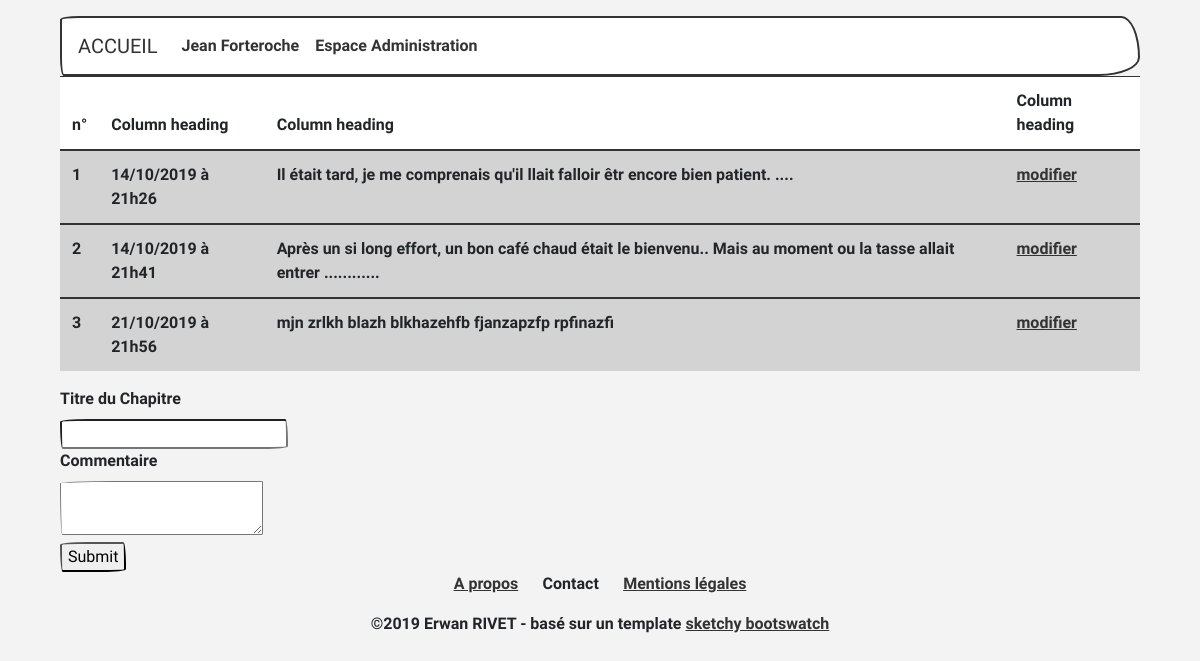
Screenshot of /index.php?action=admin with the database file from the repository.
### tables this page shows
CREATE TABLE IF NOT EXISTS `posts` (
  `id` int(11) NOT NULL AUTO_INCREMENT,
  `title` varchar(255) NOT NULL,
  `content` varchar(255) NOT NULL,
  `creation_date` datetime DEFAULT NULL,
  PRIMARY KEY (`id`)
);

### controller/frontend.php (called while the page is built, shortened)
<?php
require_once 'model/postManager.php';
function admin()
{
    $admin = new PostManager();
    $posts = $admin->getPostsAdmin();
    require 'view/admin/adminView.php';
}

### model/postManager.php (called while the page is built, shortened)
<?php
class PostManager extends Manager
{
    public function getPostsAdmin()
    {
        $db = $this->dbConnect();
        $req = $db->query('SELECT id, title, content, DATE_FORMAT(creation_date, \'%d/%m/%Y à %Hh%i\') AS creation_date_fr FROM posts ORDER BY id');
        return $req;
    }
    }

### view/admin/adminView.php (the view, shortened to what this page needs)
<table class="table table-hover">
  <thead>
    <tr>
      <th scope="col">n°</th>
      <th scope="col">Column heading</th>
      <th scope="col">Column heading</th>
      <th scope="col">Column heading</th>
    </tr>
  </thead>
<?php
while ($data = $posts->fetch())
{
?>
<tbody>
    <tr class="table-active">
      <th scope="row"><?= htmlspecialchars($data['id']) ?></th>
      <td><?= $data['creation_date_fr'] ?></td>
      <td><?= htmlspecialchars($data['content']) ?></td>
      <td><a href="">modifier</a></td>
    </tr>
<?php
}
?>
 </tbody>
</table>
<form action="addChapter" method="post">
    <div>
        <label for="title">Titre du Chapitre</label><br />
        <input type="text" id="author" name="author" />
    </div>
    <div>
        <label for="comment">Commentaire</label><br />
<textarea id="mytextarea" name="content" ></textarea>
    </div>
    <div>
        <input type="submit" />
    </div>
</form>
<?php $content = ob_get_clean(); ?>
<?php require('view/frontend/template.php'); ?>

### index.php (shortened to what this page needs)
<?php
require('controller/frontend.php');
try {
    if (isset($_GET['action'])) {
        if ($_GET['action'] == 'listPosts') {
            listPosts();
        }
        elseif ($_GET['action'] == 'admin') {
            admin();
        }
        elseif ($_GET['action'] == 'register') {
        register();        }
    }
    else {
        listPosts();
    }
}catch(Exception $e) {
    require('view/frontend/errorView.php');
}

### view/frontend/template.php (shortened to what this page needs)
<!DOCTYPE html>
<html>
    <head>
  <link href="vendor/bootstrap/css/bootstrap.css" rel="stylesheet">
  <link href="public/css/style.css" rel="stylesheet">
    </head>
    <body>
    	<nav class="navbar navbar-expand-lg navbar-light bg-light">
  <a class="navbar-brand" href="index.php">ACCUEIL</a>
  <div class="collapse navbar-collapse" id="navbarColor03">
    <ul class="navbar-nav mr-auto">
      <li class="nav-item">
        <a class="nav-link" href="#">Jean Forteroche </a>
      </li>
      <li class="nav-item">
        <a href="index.php?action=admin"class="nav-link">Espace Administration</a>
      </li>
    </ul>
  </div>
</nav>
        <div><?= $content ?></div>
<footer id="footer">
            <div class="container">
                <div class="row text-center d-flex justify-content-center">
                    <div class="col-md-12 ">
                        <a href="">A propos</a>
                        <a>Contact</a>
                        <a href="MentionsLegales.php">Mentions légales</a>
                    </div>
                </div>
            </div>
            <div class="footer-copyright text-center py-3">
                <span>©<script>document.write(new Date().getFullYear());</script>
            Erwan RIVET - basé sur un template <a href="https://bootswatch.com/sketchy/" target="_blank">sketchy bootswatch </a>
                </span>
            </div>
        </footer>
    </body>
</html>

### rows the page displays
posts: id "1", creation_date_fr "14/10/2019 à 21h26", content "Il était tard, je me comprenais qu'il llait falloir êtr encore bien patient. ...."
posts: id "2", creation_date_fr "14/10/2019 à 21h41", content "Après un si long effort, un bon café chaud était le bienvenu.. Mais au moment ou la tasse allait entrer ............"
posts: id "3", creation_date_fr "21/10/2019 à 21h56", content "mjn zrlkh blazh blkhazehfb fjanzapzfp rpfinazfi"
